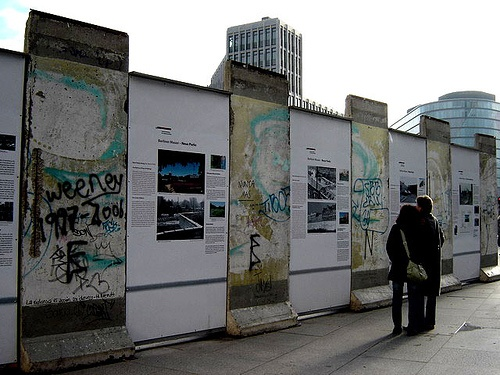
#> input picture data/VOCdevkit/VOC2012/JPEGImages/2007_002895.jpg, 500 x 375 px; its folder holds only this picture in this run
$ python generate_degradation_demo.py
#> lines starting #> are read from the running program, lines starting #| are printed output that depends on the picture
### src/degradations.py
from __future__ import annotations
import io
import random
from dataclasses import dataclass
from typing import Dict, Optional, Tuple
import numpy as np
from PIL import Image
import cv2

GAUSSIAN_STD = {1: 5.0, 2: 10.0, 3: 20.0, 4: 30.0, 5: 45.0}  # 0-255 scale
MOTION_BLUR_K = {1: 3, 2: 5, 3: 9, 4: 13, 5: 17}
JPEG_QUALITY = {1: 85, 2: 65, 3: 45, 4: 30, 5: 15}

def _to_np_uint8(img: Image.Image) -> np.ndarray:
    return np.array(img.convert("RGB"), dtype=np.uint8)

def _to_pil(arr: np.ndarray) -> Image.Image:
    arr = np.clip(arr, 0, 255).astype(np.uint8)
    return Image.fromarray(arr)

def apply_gaussian_noise(img: Image.Image, severity: int) -> Image.Image:
    arr = _to_np_uint8(img).astype(np.float32)
    std = GAUSSIAN_STD[int(severity)]
    noise = np.random.normal(0, std, size=arr.shape).astype(np.float32)
    return _to_pil(arr + noise)

def _motion_kernel(length: int, angle_deg: float) -> np.ndarray:
    k = np.zeros((length, length), dtype=np.float32)
    k[length // 2, :] = 1.0
    center = (length / 2 - 0.5, length / 2 - 0.5)
    M = cv2.getRotationMatrix2D(center, angle_deg, 1.0)
    k = cv2.warpAffine(k, M, (length, length))
    if k.sum() <= 0:
        k[length // 2, :] = 1.0
    k = k / (k.sum() + 1e-8)
    return k

def apply_motion_blur(img: Image.Image, severity: int, angle_deg: Optional[float] = None) -> Image.Image:
    arr = _to_np_uint8(img)
    ksize = MOTION_BLUR_K[int(severity)]
    angle_deg = random.uniform(0, 180) if angle_deg is None else angle_deg
    kernel = _motion_kernel(ksize, angle_deg)
    out = cv2.filter2D(arr, -1, kernel)
    return _to_pil(out)

def apply_jpeg_compression(img: Image.Image, severity: int) -> Image.Image:
    q = JPEG_QUALITY[int(severity)]
    buf = io.BytesIO()
    img.save(buf, format="JPEG", quality=int(q))
    buf.seek(0)
    out = Image.open(buf).convert("RGB")
    out.load()
    return out

def apply_degradation(img: Image.Image, dtype: str, severity: int) -> Image.Image:
    if dtype == "gaussian_noise":
        return apply_gaussian_noise(img, severity)
    if dtype == "motion_blur":
        return apply_motion_blur(img, severity)
    if dtype == "jpeg":
        return apply_jpeg_compression(img, severity)
    raise ValueError(f"Unsupported degradation type: {dtype}")

@dataclass
class DegradationConfig:
    enable: bool = False
    prob: float = 0.0
    types: Tuple[str, ...] = ("gaussian_noise", "motion_blur", "jpeg")
    min_severity: int = 1
    max_severity: int = 5
    one_of: bool = True
    max_compose: int = 2
    seed: Optional[int] = None

class StochasticDegrader:
    # [14 lines left out: function __init__, not called in this run]

    def _sample_severity(self) -> int:
        return random.randint(self.cfg.min_severity, self.cfg.max_severity)

    # [12 lines left out: function __call__, not called in this run]

class DeterministicDegrader:
    """用于评估阶段：指定退化类型与强度，保证可复现。"""
    def __init__(self, dtype: Optional[str] = None, severity: Optional[int] = None):
        self.dtype = dtype
        self.severity = severity

    # [6 lines left out: function __call__, not called in this run]

### scripts/generate_degradation_demo.py
from pathlib import Path
import sys
import json
import random
import numpy as np
from PIL import Image, ImageFilter
import matplotlib.pyplot as plt

try:
    import cv2
except Exception:
    cv2 = None


PROJECT_ROOT = Path(__file__).resolve().parents[1]
sys.path.insert(0, str(PROJECT_ROOT))
DATA_ROOT = PROJECT_ROOT / "data" / "VOCdevkit" / "VOC2012" / "JPEGImages"
OUT_DIR = PROJECT_ROOT / "artifacts" / "degradation_demo"
OUT_DIR.mkdir(parents=True, exist_ok=True)


deg_module = None
project_degrade_callable = None
try:
    import src.degradations as deg_module
except Exception:
    pass

if deg_module is not None:
    for name in [
        "apply_degradation", "apply_degradations", "degrade_image",
        "degrade", "random_degradation", "build_degradation_pipeline"
    ]:
        if hasattr(deg_module, name) and callable(getattr(deg_module, name)):
            project_degrade_callable = getattr(deg_module, name)
            break
#> in make_grid, img is the input picture: PIL image 500x375 RGB; mean R, G, B 115, 116.4, 115.8
#> the loop in run_project_degradation_if_possible, `for fn in tries:` made 4 passes

project_apply_degradation = None
if deg_module is not None and hasattr(deg_module, "apply_degradation"):
    project_apply_degradation = getattr(deg_module, "apply_degradation")


def to_uint8_np(img):
    arr = np.array(img)
    return np.clip(arr, 0, 255).astype(np.uint8)


def from_np(arr):
    return Image.fromarray(np.clip(arr, 0, 255).astype(np.uint8))


GAUSSIAN_STD = {1: 5.0, 2: 10.0, 3: 20.0, 4: 30.0, 5: 45.0}
MOTION_BLUR_KS = {1: 3, 2: 5, 3: 9, 4: 13, 5: 17}
JPEG_QUALITY = {1: 85, 2: 65, 3: 45, 4: 30, 5: 15}
SEVERITY_LEVELS = [1, 3, 5]
DEG_SEVERITY_TYPES = ["gaussian_noise", "motion_blur", "jpeg"]


def add_gaussian_noise(img, severity=3):
#> called with severity = 3
    arr = to_uint8_np(img).astype(np.float32)
    sigma = GAUSSIAN_STD.get(int(severity), 20.0)
    noise = np.random.normal(0, sigma, arr.shape).astype(np.float32)
    return from_np(arr + noise)
#> in from_np, `return Image.fromarray(np.clip(arr, 0, 255).astype(np.uint8))`:
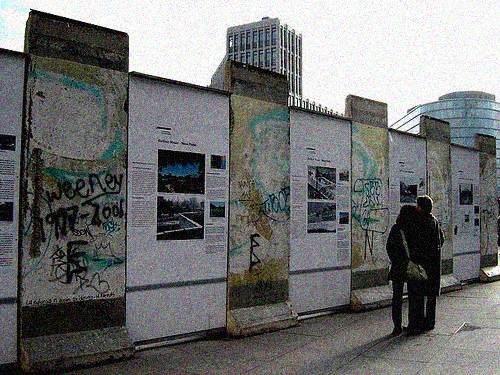
#> returned value: PIL image 500x375 RGB; mean R, G, B 114, 115.4, 114.7


def add_motion_blur(img, severity=3):
#> called with severity = 3
    ksize = MOTION_BLUR_KS.get(int(severity), 11)
#> ksize = 9
    if cv2 is None:
        return img.filter(ImageFilter.GaussianBlur(radius=max(1, ksize // 6)))
    arr = to_uint8_np(img)
    kernel = np.zeros((ksize, ksize), dtype=np.float32)
    kernel[ksize // 2, :] = 1.0
    kernel /= kernel.sum()
    return from_np(cv2.filter2D(arr, -1, kernel))


def add_defocus_blur(img, radius=2):
#> called with radius = 2
    return img.filter(ImageFilter.GaussianBlur(radius=radius))
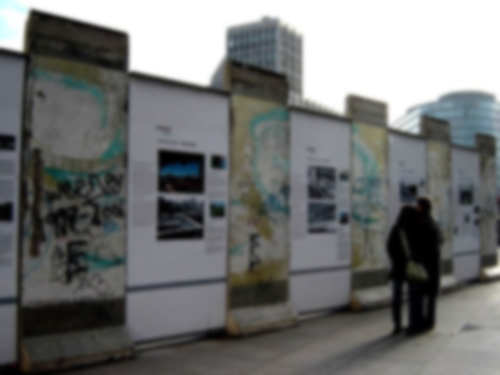
#> returned value: PIL image 500x375 RGB; mean R, G, B 115, 116.4, 115.8


def add_jpeg_compression(img, severity=3):
#> called with severity = 3
    import io

    quality = JPEG_QUALITY.get(int(severity), 45)
#> quality = 45
    buf = io.BytesIO()
    img.save(buf, format="JPEG", quality=quality)
    buf.seek(0)
    return Image.open(buf).convert("RGB")


def reduce_resolution(img, scale=0.5):
#> called with scale = 0.5
    w, h = img.size
#> w = 500; h = 375
    img2 = img.resize((max(1, int(w * scale)), max(1, int(h * scale))), Image.BILINEAR)
    return img2.resize((w, h), Image.BILINEAR)


def adjust_low_light(img, factor=0.45):
    arr = to_uint8_np(img).astype(np.float32)
    return from_np(arr * factor)
#> in from_np (call 3), `return Image.fromarray(np.clip(arr, 0, 255).astype(np.uint8))`:
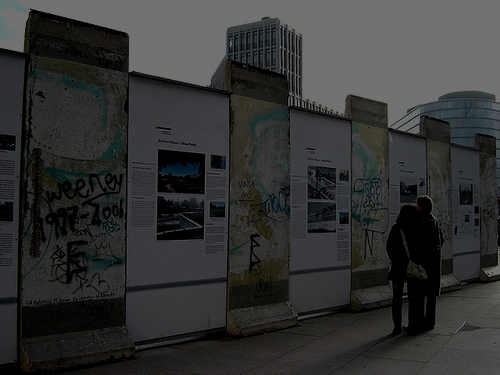
#> returned value: PIL image 500x375 RGB; mean R, G, B 51.2, 51.9, 51.6


# [9 lines left out: function fallback_degradation, not called in this run]


FALLBACK_EXTRA = {
    "defocus_blur": lambda img, severity: add_defocus_blur(img, radius=2),
    "downsample_x0.5": lambda img, severity: reduce_resolution(img, scale=0.5),
    "low_light": lambda img, severity: adjust_low_light(img, factor=0.45),
}


def fallback_degradations(img):
    return {
        "gaussian_noise": add_gaussian_noise(img),
        "motion_blur": add_motion_blur(img),
        "defocus_blur": add_defocus_blur(img),
        "jpeg": add_jpeg_compression(img),
        "downsample_x0.5": reduce_resolution(img),
        "low_light": adjust_low_light(img),
    }


def normalize_project_output(out):
    if out is None:
        return None
    if isinstance(out, dict):
        rst = {}
        for k, v in out.items():
            if isinstance(v, Image.Image):
                rst[str(k)] = v.convert("RGB")
            elif isinstance(v, np.ndarray):
                rst[str(k)] = from_np(v)
        return rst if rst else None
    if isinstance(out, Image.Image):
        return {"project_degraded": out.convert("RGB")}
    if isinstance(out, np.ndarray):
        return {"project_degraded": from_np(out)}
    return None


def run_project_degradation_if_possible(img):
    if project_degrade_callable is None:
        return None
    tries = [
        lambda: project_degrade_callable(img),
        lambda: project_degrade_callable(np.array(img)),
        lambda: project_degrade_callable(image=img),
        lambda: project_degrade_callable(image=np.array(img)),
    ]
    for fn in tries:
        try:
            return fn()
        except Exception:
            pass
    return None


def apply_project_severity(img, dtype, severity):
    if project_apply_degradation is None:
        return None
    try:
        return project_apply_degradation(img, dtype, severity)
    except Exception:
        return None


def degrade_with_severity(img, dtype, severity):
    project_out = apply_project_severity(img, dtype, severity)
    if project_out is not None:
        return project_out.convert("RGB")
    if dtype in FALLBACK_EXTRA:
        return FALLBACK_EXTRA[dtype](img, severity)
    return fallback_degradation(img, dtype, severity)


def make_grid(img_path: Path):
    img = Image.open(img_path).convert("RGB")
    po = normalize_project_output(run_project_degradation_if_possible(img))
    if po:
        degs = po
        source = "project"
    else:
        degs = fallback_degradations(img)
#> degs = 6 items
        source = "fallback"

    items = [("original", img)] + list(degs.items())
#> items = 7 items
    cols = 3
    rows = int(np.ceil(len(items) / cols))
#> rows = 3
    fig = plt.figure(figsize=(5 * cols, 4 * rows))
    for i, (name, im) in enumerate(items, 1):
        ax = fig.add_subplot(rows, cols, i)
        ax.imshow(im)
        ax.set_title(name)
        ax.axis("off")
#> this loop made 7 passes
#> name on passes 1 to 7: 'original', 'gaussian_noise', 'motion_blur', 'defocus_blur', 'jpeg', 'downsample_x0.5', 'low_light'
    fig.suptitle(f"{img_path.name} | source={source}")
    fig.tight_layout()

    out = OUT_DIR / f"{img_path.stem}_degradation_grid.png"
    fig.savefig(out, dpi=150, bbox_inches="tight")
#> in main, `grid = make_grid(p)`: grid = 4 items
    plt.close(fig)
    return {
        "image": img_path.name,
        "output": str(out),
        "source": source,
        "degradations": list(degs.keys()),
    }


def make_severity_grid(img_path: Path, dtype: str, severities=SEVERITY_LEVELS):
    img = Image.open(img_path).convert("RGB")
    items = [(f"severity={sev}", degrade_with_severity(img, dtype, sev)) for sev in severities]
#> in _to_pil (call 3), `arr = np.clip(arr, 0, 255).astype(np.uint8)`:
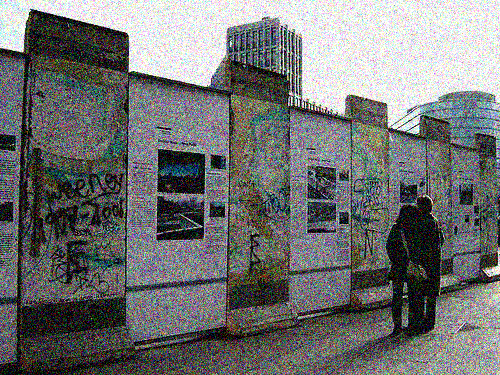
#> arr: shape (375, 500, 3); mean of channels 0, 1, 2 113.9, 115.4, 114.9; drawn as R, G, B
#> items = 3 items
    cols = len(items)
#> cols = 3
    fig = plt.figure(figsize=(4 * cols, 4))
    for i, (label, im) in enumerate(items, 1):
        ax = fig.add_subplot(1, cols, i)
        ax.imshow(im)
        ax.set_title(label)
        ax.axis("off")
#> this loop made 3 passes
#> label on passes 1 to 3: 'severity=1', 'severity=3', 'severity=5'
    fig.suptitle(f"{img_path.name} // {dtype} severity")
    fig.tight_layout()

    out = OUT_DIR / f"{img_path.stem}_{dtype}_severity_grid.png"
    fig.savefig(out, dpi=150, bbox_inches="tight")
    plt.close(fig)
    return out


def make_severity_grids(img_path: Path):
    return [str(make_severity_grid(img_path, dtype)) for dtype in DEG_SEVERITY_TYPES]
#> call 3 of apply_motion_blur, with severity = 5
#> in apply_motion_blur (call 3), `out = cv2.filter2D(arr, -1, kernel)`:
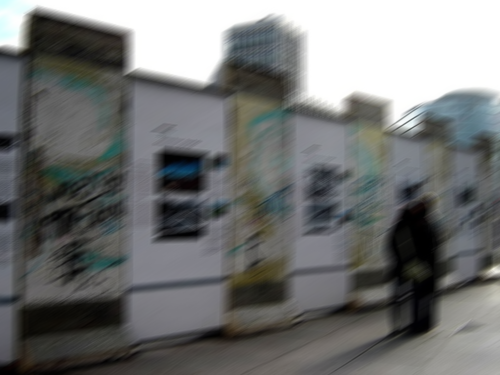
#> out: shape (375, 500, 3); mean R, G, B 115, 116.4, 115.8
#> the loop in make_severity_grid (call 2), `for i, (label, im) in enumerate(items, 1):` made 3 passes
#> call 3 of apply_jpeg_compression, with severity = 5
#> in apply_jpeg_compression (call 3), `q = JPEG_QUALITY[int(severity)]`: q = 15
#> in apply_jpeg_compression (call 3), `out = Image.open(buf).convert("RGB")`:
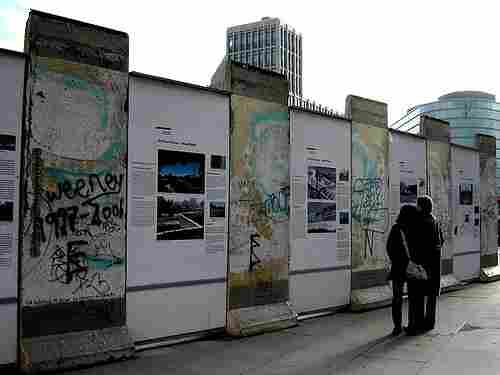
#> out: PIL image 500x375 RGB; mean R, G, B 114.9, 116.2, 116.4


def main():
    imgs = sorted(DATA_ROOT.glob("*.jpg"))
    if not imgs:
        raise FileNotFoundError(f"No jpg in {DATA_ROOT}")
    random.seed(271)
    sample_paths = random.sample(imgs, k=min(3, len(imgs)))
    summary = []
    for p in sample_paths:
        grid = make_grid(p)
        severity_paths = make_severity_grids(p)
        grid["severity_grids"] = severity_paths
        summary.append(grid)

    with open(OUT_DIR / "summary.json", "w", encoding="utf-8") as f:
        json.dump(summary, f, ensure_ascii=False, indent=2)
    print("Saved to:", OUT_DIR)


if __name__ == "__main__":
    main()
from pathlib import Path
import sys
import json
import random
import numpy as np
from PIL import Image, ImageFilter
import matplotlib.pyplot as plt

try:
    import cv2
except Exception:
    cv2 = None


PROJECT_ROOT = Path(__file__).resolve().parents[1]
sys.path.insert(0, str(PROJECT_ROOT))
DATA_ROOT = PROJECT_ROOT / "data" / "VOCdevkit" / "VOC2012" / "JPEGImages"
OUT_DIR = PROJECT_ROOT / "artifacts" / "degradation_demo"
OUT_DIR.mkdir(parents=True, exist_ok=True)

deg_module = None
project_degrade_callable = None
try:
    import src.degradations as deg_module
except Exception:
    pass

if deg_module is not None:
    for name in [
        "apply_degradation", "apply_degradations", "degrade_image",
        "degrade", "random_degradation", "build_degradation_pipeline"
    ]:
        if hasattr(deg_module, name) and callable(getattr(deg_module, name)):
            project_degrade_callable = getattr(deg_module, name)
            break


def to_uint8_np(img):
    arr = np.array(img)
    return np.clip(arr, 0, 255).astype(np.uint8)


def from_np(arr):
    return Image.fromarray(np.clip(arr, 0, 255).astype(np.uint8))
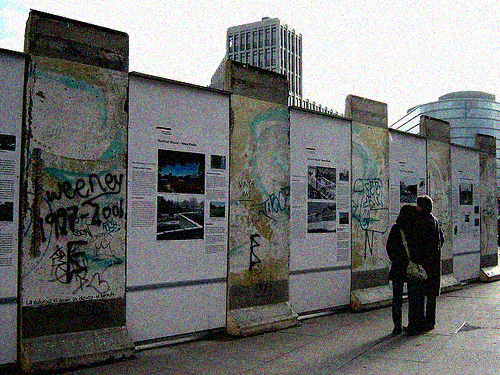
#> returned value: PIL image 500x375 RGB; mean R, G, B 113.9, 115.4, 114.7


def add_gaussian_noise(img, sigma=18):
    arr = to_uint8_np(img).astype(np.float32)
    return from_np(arr + np.random.normal(0, sigma, arr.shape))


def add_motion_blur(img, ksize=13):
    if cv2 is None:
        return img.filter(ImageFilter.GaussianBlur(radius=2))
    arr = to_uint8_np(img)
    kernel = np.zeros((ksize, ksize), dtype=np.float32)
    kernel[ksize // 2, :] = 1.0
    kernel /= kernel.sum()
    return from_np(cv2.filter2D(arr, -1, kernel))


def add_defocus_blur(img, radius=2):
    return img.filter(ImageFilter.GaussianBlur(radius=radius))


def add_jpeg_compression(img, quality=25):
#> called with quality = 25
    import io
    buf = io.BytesIO()
    img.save(buf, format="JPEG", quality=quality)
    buf.seek(0)
    return Image.open(buf).convert("RGB")


def reduce_resolution(img, scale=0.5):
#> called with scale = 0.5
    w, h = img.size
#> w = 500; h = 375
    img2 = img.resize((max(1, int(w * scale)), max(1, int(h * scale))), Image.BILINEAR)
    return img2.resize((w, h), Image.BILINEAR)


def adjust_low_light(img, factor=0.45):
    arr = to_uint8_np(img).astype(np.float32)
    return from_np(arr * factor)


def fallback_degradations(img):
    return {
        "gaussian_noise": add_gaussian_noise(img),
        "motion_blur": add_motion_blur(img),
        "defocus_blur": add_defocus_blur(img),
        "jpeg_25": add_jpeg_compression(img),
        "downsample_x0.5": reduce_resolution(img),
        "low_light": adjust_low_light(img),
    }


def normalize_project_output(out):
    if out is None:
        return None
    if isinstance(out, dict):
        rst = {}
        for k, v in out.items():
            if isinstance(v, Image.Image):
                rst[str(k)] = v.convert("RGB")
            elif isinstance(v, np.ndarray):
                rst[str(k)] = from_np(v)
        return rst if rst else None
    if isinstance(out, Image.Image):
        return {"project_degraded": out.convert("RGB")}
    if isinstance(out, np.ndarray):
        return {"project_degraded": from_np(out)}
    return None


def run_project_degradation_if_possible(img):
    if project_degrade_callable is None:
        return None
    tries = [
        lambda: project_degrade_callable(img),
        lambda: project_degrade_callable(np.array(img)),
        lambda: project_degrade_callable(image=img),
        lambda: project_degrade_callable(image=np.array(img)),
    ]
    for fn in tries:
        try:
            return fn()
        except Exception:
            pass
    return None


def make_grid(img_path: Path):
    img = Image.open(img_path).convert("RGB")
    po = normalize_project_output(run_project_degradation_if_possible(img))
    if po:
        degs = po
        source = "project"
    else:
        degs = fallback_degradations(img)
#> degs = 6 items
        source = "fallback"

    items = [("original", img)] + list(degs.items())
#> items = 7 items
    cols = 3
    rows = int(np.ceil(len(items) / cols))
#> rows = 3
    fig = plt.figure(figsize=(5 * cols, 4 * rows))
    for i, (name, im) in enumerate(items, 1):
        ax = fig.add_subplot(rows, cols, i)
        ax.imshow(im)
        ax.set_title(name)
        ax.axis("off")
    fig.suptitle(f"{img_path.name} | source={source}")
    fig.tight_layout()

    out = OUT_DIR / f"{img_path.stem}_degradation_grid.png"
    fig.savefig(out, dpi=150, bbox_inches="tight")
    plt.close(fig)
    return {
        "image": img_path.name,
        "output": str(out),
        "source": source,
        "degradations": list(degs.keys()),
    }


def main():
    imgs = sorted(DATA_ROOT.glob("*.jpg"))
    if not imgs:
        raise FileNotFoundError(f"No jpg in {DATA_ROOT}")
    random.seed(271)
    sample_paths = random.sample(imgs, k=min(3, len(imgs)))
    summary = [make_grid(p) for p in sample_paths]
#> summary = 1 item
    with open(OUT_DIR / "summary.json", "w", encoding="utf-8") as f:
        json.dump(summary, f, ensure_ascii=False, indent=2)
    print("Saved to:", OUT_DIR)


if __name__ == "__main__":
    main()

$ run again, on data/VOCdevkit/VOC2012/JPEGImages/2008_001083.jpg
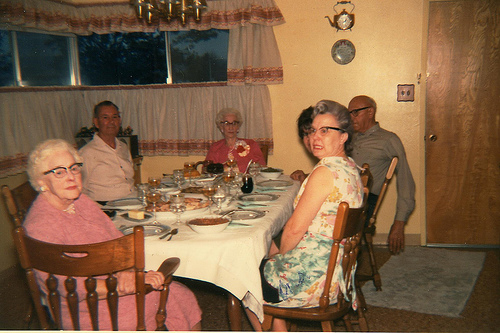
#> input picture data/VOCdevkit/VOC2012/JPEGImages/2008_001083.jpg, 500 x 333 px
#> in make_grid, img is the input picture: PIL image 500x333 RGB; mean R, G, B 131.5, 99.1, 70.8
#> the loop in run_project_degradation_if_possible, `for fn in tries:` made 4 passes
#> ksize = 9
#> quality = 45
#> in reduce_resolution, `w, h = img.size`: w = 500; h = 333
#> in make_grid, `degs = fallback_degradations(img)`: degs = 6 items
#> in make_grid, `items = [("original", img)] + list(degs.items())`: items = 7 items
#> in make_grid, `rows = int(np.ceil(len(items) / cols))`: rows = 3
#> the loop in make_grid, `for i, (name, im) in enumerate(items, 1):` made 7 passes
#> name on passes 1 to 7: 'original', 'gaussian_noise', 'motion_blur', 'defocus_blur', 'jpeg', 'downsample_x0.5', 'low_light'
#> grid = 4 items
#> in _to_pil (call 3), `arr = np.clip(arr, 0, 255).astype(np.uint8)`:
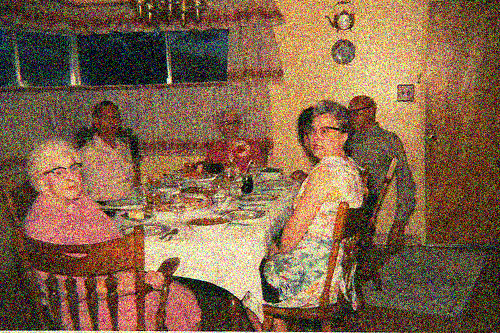
#> arr: shape (333, 500, 3); mean of channels 0, 1, 2 130.6, 99.7, 73.6; drawn as R, G, B
#> in make_severity_grid, `items = [(f"severity={sev}", degrade_with_severity(img, dtype, sev)) f..`: items = 3 items
#> cols = 3
#> the loop in make_severity_grid, `for i, (label, im) in enumerate(items, 1):` made 3 passes
#> label on passes 1 to 3: 'severity=1', 'severity=3', 'severity=5'
#> the loop in make_severity_grid (call 2), `for i, (label, im) in enumerate(items, 1):` made 3 passes
#> in add_jpeg_compression, `return Image.open(buf).convert("RGB")`:
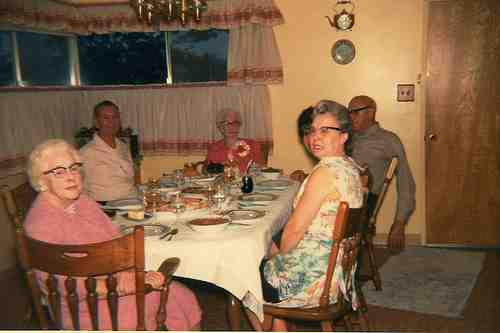
#> returned value: PIL image 500x333 RGB; mean R, G, B 131.7, 99, 71.1
#> in reduce_resolution, `w, h = img.size`: w = 500; h = 333
#> in make_grid, `degs = fallback_degradations(img)`: degs = 6 items
#> in make_grid, `items = [("original", img)] + list(degs.items())`: items = 7 items
#> in make_grid, `rows = int(np.ceil(len(items) / cols))`: rows = 3
#> summary = 1 item
